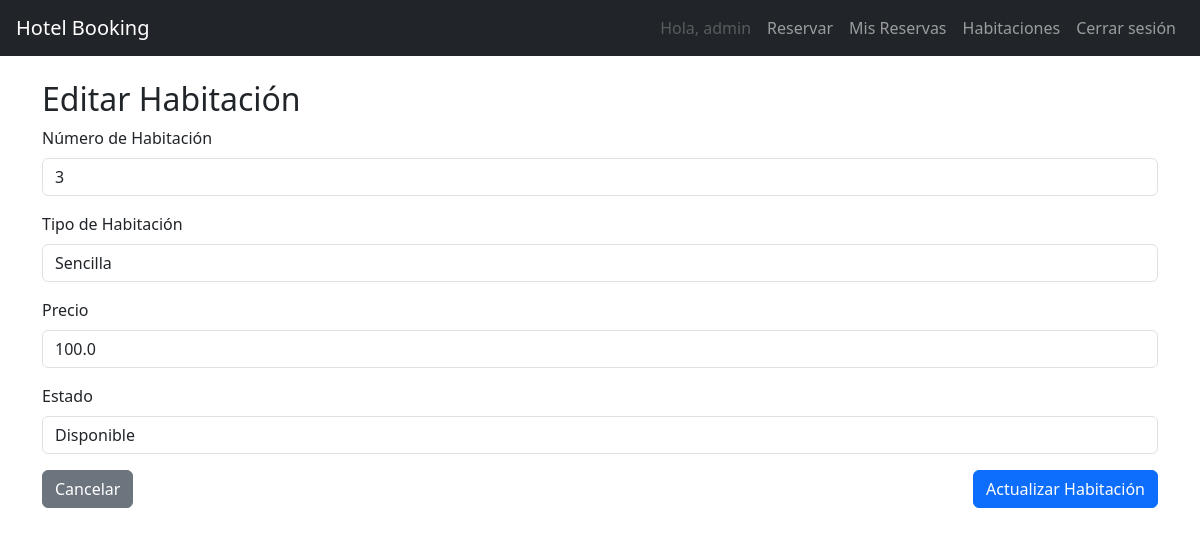
Screenshot of /admin/rooms/edit/3 (signed in) with the database file from the repository.
### app/models/models.py (models this page shows, shortened)
class User(UserMixin, db.Model):
    id = db.Column(db.Integer, primary_key=True)
    username = db.Column(db.String(80), unique=True, nullable=False)
    email = db.Column(db.String(120), unique=True, nullable=False)
    password = db.Column(db.String(200), nullable=False)
    role = db.Column(db.String(20), default='usuario')  # usuario o admin
    reservations = db.relationship('Reservation', back_populates='user')

class Room(db.Model):
    id = db.Column(db.Integer, primary_key=True)
    room_number = db.Column(db.String(10), unique=True, nullable=False)
    room_type = db.Column(db.String(50), nullable=False)
    price = db.Column(db.Float, nullable=False)
    reservations = db.relationship('Reservation', back_populates='room')

### app/main/routes.py (the view, shortened to what this page needs)
@main.route('/admin/rooms/edit/<int:id>', methods=['GET', 'POST'])
@login_required
@admin_required
def edit_room(id):
    room = Room.query.get_or_404(id)
    form = RoomForm(obj=room)
    return render_template('admin/room_form.html', form=form)

### app/main/forms.py
class RoomForm(FlaskForm):
    room_number = StringField('Número', validators=[DataRequired()])
    room_type = StringField('Tipo', validators=[DataRequired()])
    price = FloatField('Precio', validators=[DataRequired()])
    status = SelectField('Estado', choices=[
        ('Disponible', 'Disponible'),
        ('Ocupada', 'Ocupada'),
        ('Mantenimiento', 'Mantenimiento')
    ])
    submit = SubmitField('Guardar')

### app/__init__.py (called while the page is built)
def create_app():
    app = Flask(__name__)
    app.config.from_object('app.config.Config')
    db.init_app(app)
    login_manager.init_app(app)
    migrate.init_app(app, db)
    from app.models.models import User
    @login_manager.user_loader
    def load_user(user_id):
        return User.query.get(int(user_id))
    from app.auth.routes import auth as auth_blueprint
    from app.main.routes import main as main_blueprint
    app.register_blueprint(auth_blueprint)
    app.register_blueprint(main_blueprint)
    return app

### app/main/routes.py (called while the page is built)
def admin_required(f):
    @wraps(f)
    def decorated_function(*args, **kwargs):
        if not current_user.is_authenticated or current_user.role != 'admin':
            abort(403)
        return f(*args, **kwargs)
    return decorated_function

### app/templates/admin/room_form.html (shortened to what this page needs)
{% extends 'base.html' %}
{% block content %}
<h2>{% if form.room_number.data %}Editar{% else %}Agregar{% endif %} Habitación</h2>
<form method="POST">
    <div class="mb-3">
        <label for="room_number" class="form-label">Número de Habitación</label>
        {{ form.room_number(class="form-control", id="room_number", placeholder="Número de habitación") }}
    </div>
    <div class="mb-3">
        <label for="room_type" class="form-label">Tipo de Habitación</label>
        {{ form.room_type(class="form-control", id="room_type", placeholder="Tipo de habitación") }}
    </div>
    <div class="mb-3">
        <label for="price" class="form-label">Precio</label>
        {{ form.price(class="form-control", id="price", placeholder="Precio por noche", type="number", step="0.01") }}
    </div>
    <div class="mb-3">
        <label for="status" class="form-label">Estado</label>
        {{ form.status(class="form-control", id="status") }}
    </div>
    <div class="d-flex justify-content-between">
        <a href="{{ url_for('main.admin_rooms') }}" class="btn btn-secondary">Cancelar</a>
        <button type="submit" class="btn btn-primary">{% if form.room_number.data %}Actualizar{% else %}Agregar{% endif %} Habitación</button>
    </div>
</form>
{% endblock %}

### app/templates/base.html (shortened to what this page needs)
<!DOCTYPE html>
<html lang="es">
<head>
    <link href="https://cdn.jsdelivr.net/npm/bootstrap@5.3.0/dist/css/bootstrap.min.css" rel="stylesheet">
</head>
<body>
<nav class="navbar navbar-expand-lg navbar-dark bg-dark px-3">
    <a class="navbar-brand" href="{{ url_for('main.index') }}">Hotel Booking</a>
    <div class="collapse navbar-collapse" id="navbarNav">
        <ul class="navbar-nav ms-auto">
            {% if current_user.is_authenticated %}
                <li class="nav-item">
                    <a class="nav-link disabled">Hola, {{ current_user.username }}</a>
                </li>
                <li class="nav-item">
                    <a class="nav-link" href="{{ url_for('main.reserve') }}">Reservar</a>
                </li>
                <li class="nav-item">
                    <a class="nav-link" href="{{ url_for('main.reservations') }}">Mis Reservas</a>
                </li>
                {% if current_user.role == 'admin' %}
                    <li class="nav-item">
                        <a class="nav-link" href="{{ url_for('main.admin_rooms') }}">Habitaciones</a>
                    </li>
                {% endif %}
                <li class="nav-item">
                    <a class="nav-link" href="{{ url_for('auth.logout') }}">Cerrar sesión</a>
                </li>
            {% endif %}
        </ul>
    </div>
</nav>
<div class="container mt-4">
    {% block content %}{% endblock %}
</div>
</body>
</html>

### rows the page displays
User: username "admin"
Room: room_number "3", room_type "Sencilla", price "100.0", status "Disponible"
